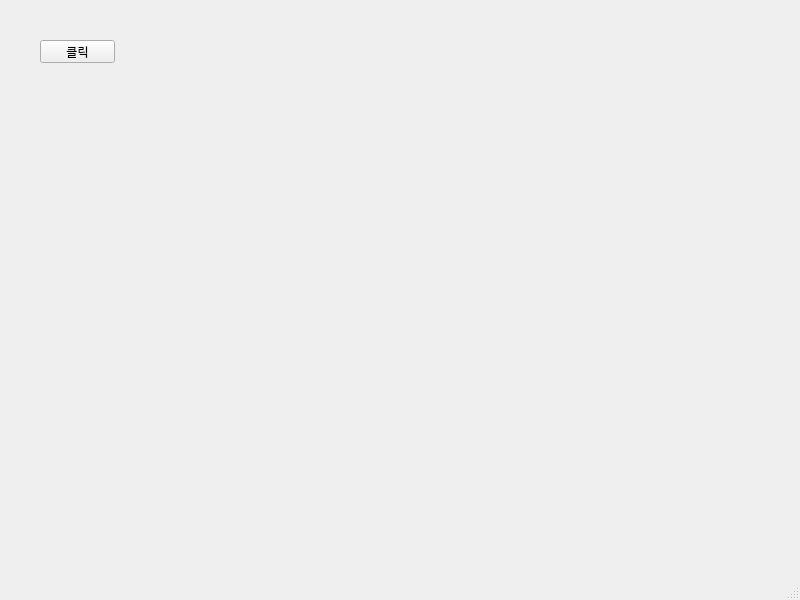
<?xml version="1.0" encoding="UTF-8"?>
<ui version="4.0">
 <class>MainWindow</class>
 <widget class="QMainWindow" name="MainWindow">
  <property name="geometry">
   <rect>
    <x>0</x>
    <y>0</y>
    <width>800</width>
    <height>600</height>
   </rect>
  </property>
  <property name="windowTitle">
   <string>MainWindow</string>
  </property>
  <widget class="QWidget" name="centralwidget">
   <widget class="QPushButton" name="pushButton">
    <property name="geometry">
     <rect>
      <x>40</x>
      <y>40</y>
      <width>75</width>
      <height>23</height>
     </rect>
    </property>
    <property name="text">
     <string>클릭</string>
    </property>
   </widget>
  </widget>
  <widget class="QMenuBar" name="menubar">
   <property name="geometry">
    <rect>
     <x>0</x>
     <y>0</y>
     <width>800</width>
     <height>21</height>
    </rect>
   </property>
  </widget>
  <widget class="QStatusBar" name="statusbar"/>
 </widget>
 <resources/>
 <connections/>
</ui>
